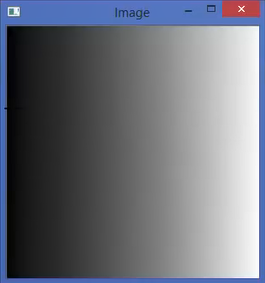
#> input picture image thresholding/simple thresholding/binary thresholding/gradiant.PNG, 265 x 283 px
$ python bt_function.py
#> lines starting #> are read from the running program, lines starting #| are printed output that depends on the picture; after the words box and inside, x2 and y2 are one past the last pixel; in counts of white or black regions, pixels touching at a corner belong together
# Binary thresholding using Python function
import cv2 as cv
import numpy as np

def binary_thresholding(img):
#> called with img = 'gradiant.PNG'
    img1 = cv.imread(img, 0)
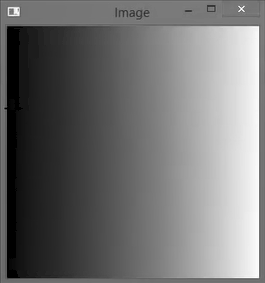
#> img1: shape (283, 265); min 0, max 255, mean 113.7
    _, thresholded = cv.threshold(img1, 127, 255, cv.THRESH_BINARY)
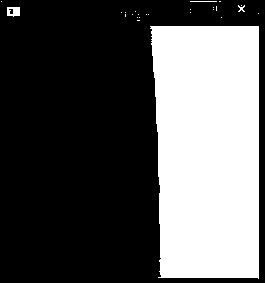
#> thresholded: shape (283, 265); 34.5% white; 25 white regions (21 under 20 px), largest, box (x1, y1, x2, y2) and area: (150, 26, 259, 279) 25708, (7, 7, 20, 17) 103, (190, 1, 217, 2) 27, (238, 5, 245, 12) 25

    cv.imshow('Original Image', img1)
    cv.imshow('Thresholded Image', thresholded)

img = 'gradiant.PNG'
# Function call
binary_thresholding(img)

cv.waitKey(0)
cv.destroyAllWindows()
